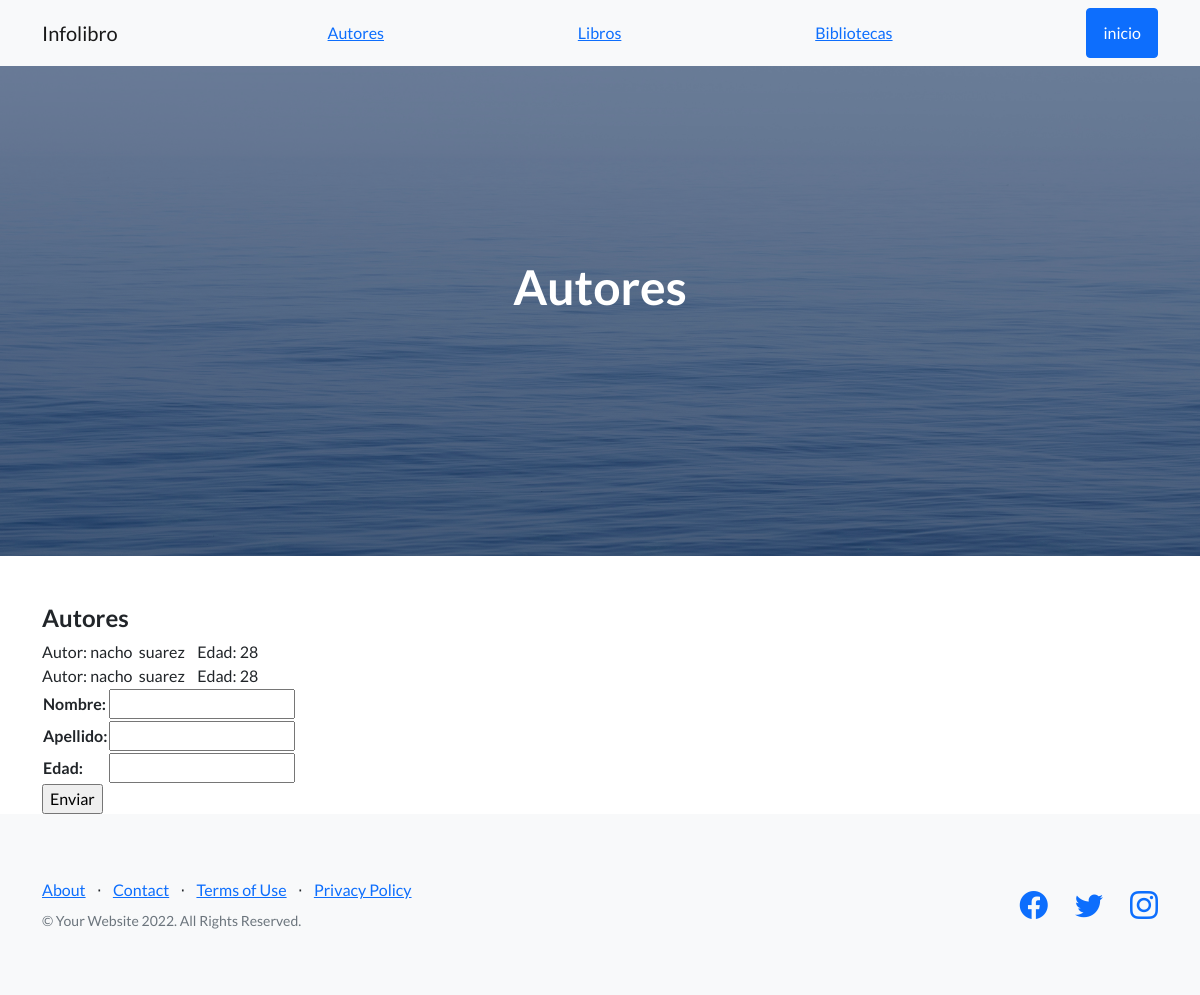
The app's page /autores/, older data.
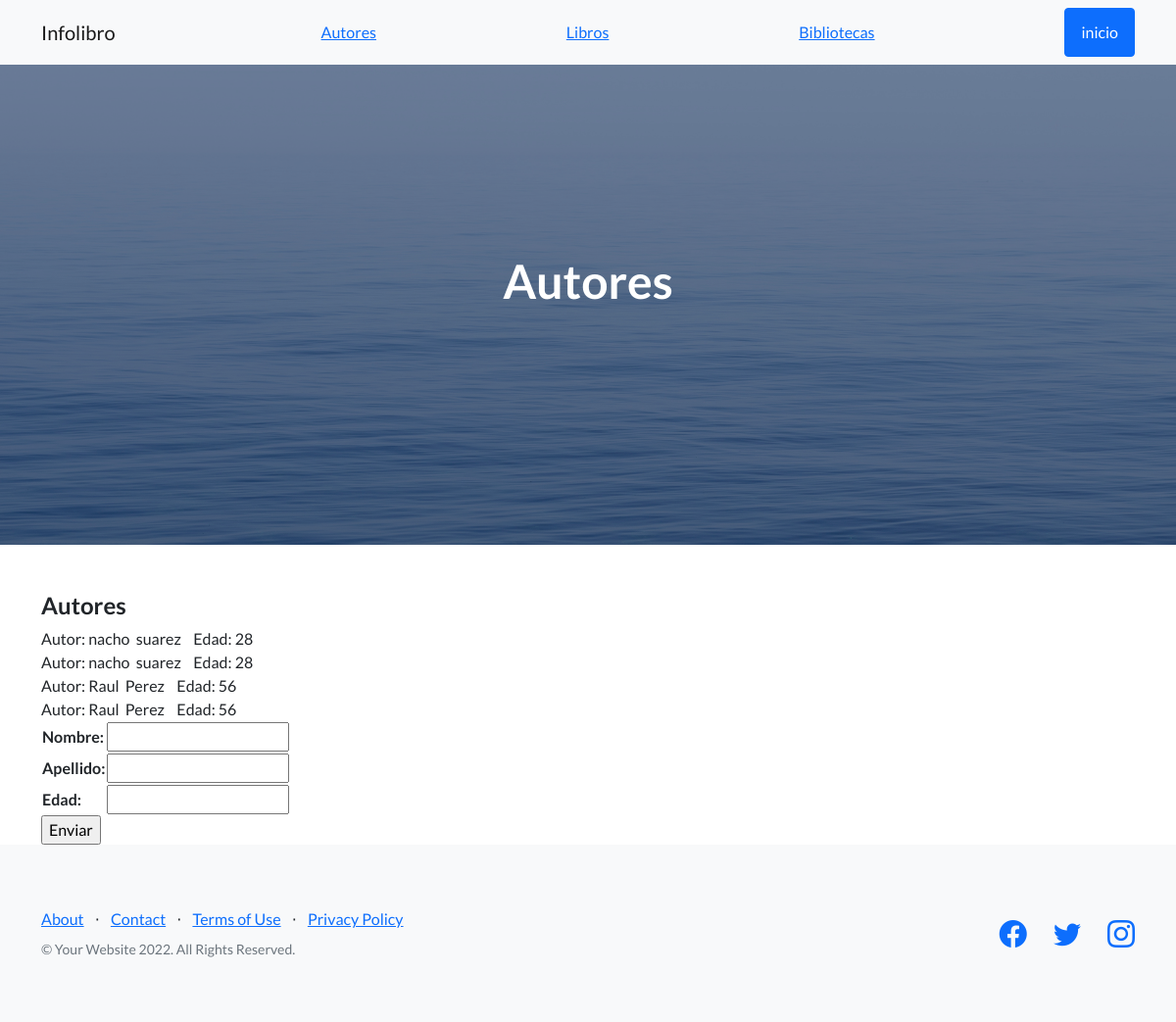
The same page, newer data.
### AppProyecto/models.py (models this page shows, shortened)
class autor(models.Model):
    nombre=models.CharField(max_length=50)
    apellido=models.CharField(max_length=50)
    edad=models.CharField(max_length=50)
    class meta:
        verbose_name_plural='Autores'

### AppProyecto/views.py (the view)
# urls.py: path('autores/', autores, name='autores'),
def autores (request):
    mis_autores=autor.objects.all()
    if request.method == 'POST':
        mi_formu = AutoresFormulario(request.POST)
        if mi_formu.is_valid():
            informacion = mi_formu.cleaned_data
            autordb= autor(nombre=informacion['nombre'], apellido=informacion['apellido'], edad=informacion['edad'])
            autordb.save()
            nuevo_autor={'nombre': informacion['nombre'], 'apellido':informacion['apellido'], 'edad':informacion['edad']}
            return render (request, 'AppProyecto/autores.html',{'autoresformulario': mi_formu,'nuevo_autor':nuevo_autor,"mis_autores":mis_autores})
    else:
        mi_formu=AutoresFormulario()
    return render(request, 'AppProyecto/autores.html', {'autoresformulario':mi_formu, 'mis_autores':mis_autores})

### AppProyecto/forms.py
class AutoresFormulario(forms.Form):
    nombre= forms.CharField()
    apellido=forms.CharField()
    edad= forms.IntegerField()

### AppProyecto/templates/AppProyecto/autores.html (shortened to what this page needs)
{% extends 'AppProyecto/padre.html' %}
{% block encabezado %}Autores{% endblock %}
{% block contenido %}
<section class="mt-5">
    <div class="container">
        <div class="row">
            <div class= "col-lg-12">
                <h4>Autores</h4>
                {% for autor in mis_autores %}
                Autor: {{ autor.nombre }}&nbsp; {{ autor.apellido }}&nbsp;&nbsp;&nbsp;&nbsp;Edad: {{ autor.edad }} <br>
                {% endfor %}
                <form action="{%url 'autores' %}" method="POST">
                    <table>
                        {{autoresformulario.as_table }}
                    </table>
                    <input type="submit" value="Enviar">
            </div>
        </div>
    </div>
</section>
{% endblock %}

Row changes from the older to the newer data that the page shows:
added autor: nombre "Raul", apellido "Perez", edad "56"
added autor: nombre "Raul", apellido "Perez", edad "56"
